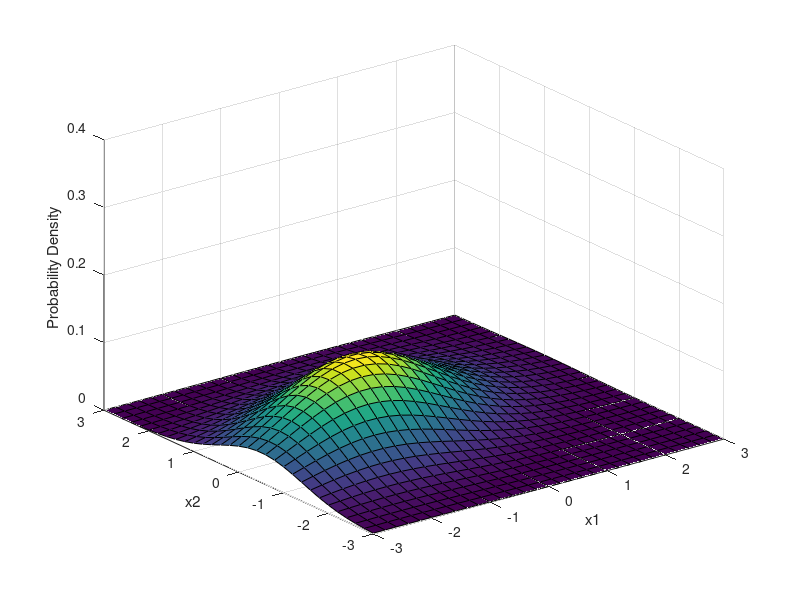

This figure's MATLAB source:
mu = [-1 0];
Sigma = [2 0.5; 0.5 1];

x1 = -3:0.2:3;
x2 = -3:0.2:3;
[X1,X2] = meshgrid(x1,x2);
X = [X1(:) X2(:)];

y = mvnpdf(X,mu,Sigma);
y = reshape(y,length(x2),length(x1));

surf(x1,x2,y)
axis([-3 3 -3 3 0 0.4])
xlabel('x1')
ylabel('x2')
zlabel('Probability Density')